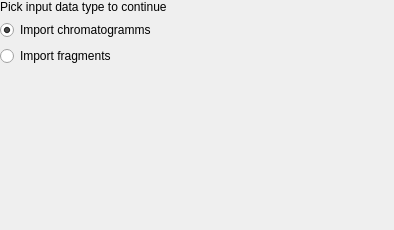
<?xml version="1.0" encoding="UTF-8"?>
<ui version="4.0">
 <class>WebDialogImportFileType</class>
 <widget class="QWidget" name="WebDialogImportFileType">
  <property name="geometry">
   <rect>
    <x>0</x>
    <y>0</y>
    <width>394</width>
    <height>230</height>
   </rect>
  </property>
  <property name="windowTitle">
   <string>Form</string>
  </property>
  <layout class="QVBoxLayout" name="verticalLayout_2">
   <property name="spacing">
    <number>6</number>
   </property>
   <property name="leftMargin">
    <number>0</number>
   </property>
   <property name="topMargin">
    <number>0</number>
   </property>
   <property name="rightMargin">
    <number>0</number>
   </property>
   <property name="bottomMargin">
    <number>0</number>
   </property>
   <item>
    <widget class="QLabel" name="subCaptionLabel">
     <property name="text">
      <string>Pick input data type to continue</string>
     </property>
    </widget>
   </item>
   <item>
    <widget class="QRadioButton" name="chromatogrammsRadio">
     <property name="font">
      <font>
       <pointsize>9</pointsize>
       <bold>false</bold>
      </font>
     </property>
     <property name="text">
      <string>Import chromatogramms</string>
     </property>
     <property name="checked">
      <bool>true</bool>
     </property>
    </widget>
   </item>
   <item>
    <widget class="QRadioButton" name="fragmentsRadio">
     <property name="font">
      <font>
       <pointsize>9</pointsize>
       <bold>false</bold>
      </font>
     </property>
     <property name="text">
      <string>Import fragments</string>
     </property>
    </widget>
   </item>
   <item>
    <spacer name="verticalSpacer">
     <property name="orientation">
      <enum>Qt::Vertical</enum>
     </property>
     <property name="sizeHint" stdset="0">
      <size>
       <width>20</width>
       <height>40</height>
      </size>
     </property>
    </spacer>
   </item>
  </layout>
 </widget>
 <resources/>
 <connections/>
</ui>
